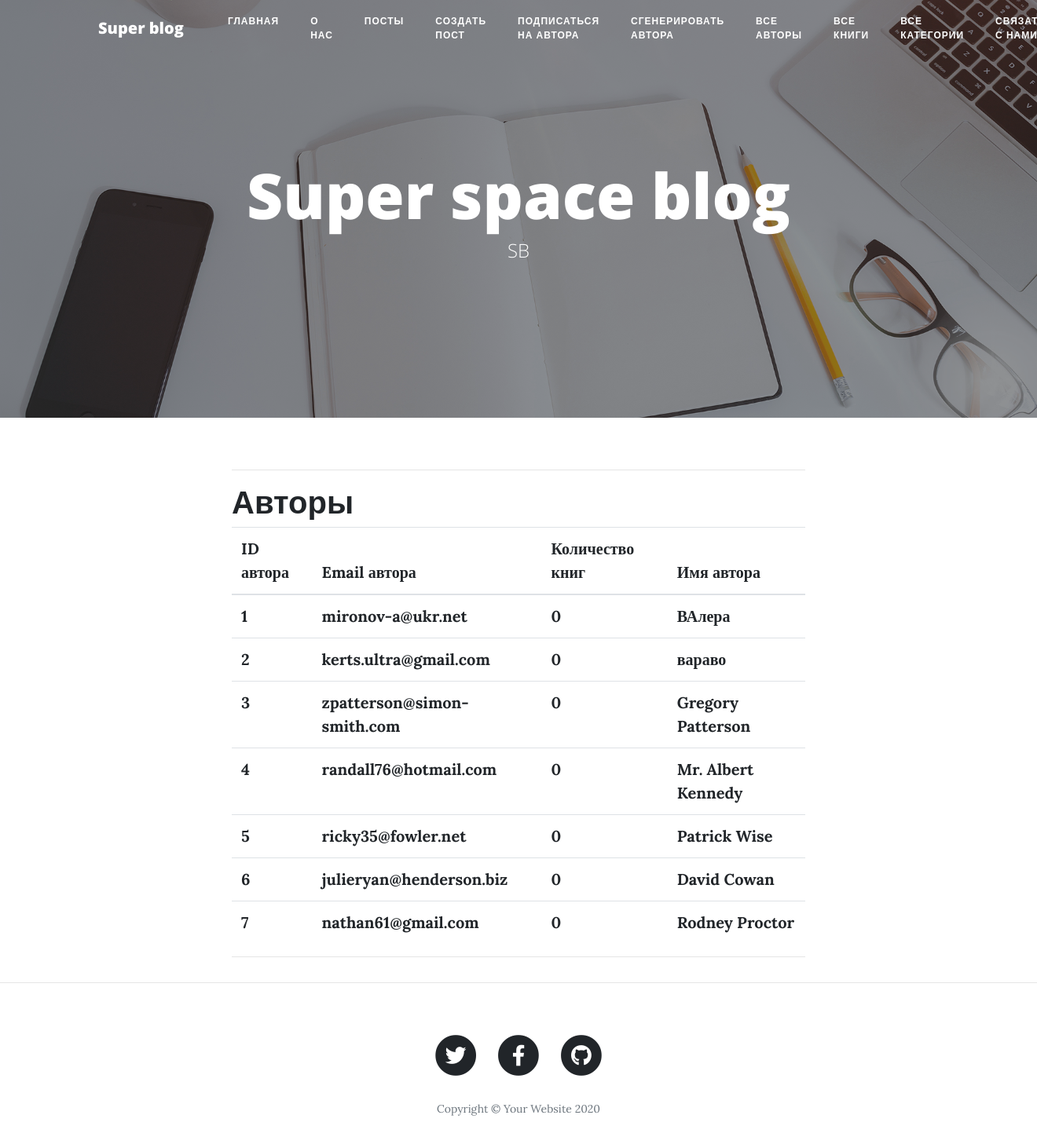
The page /authors/all/ on the database as committed earlier.
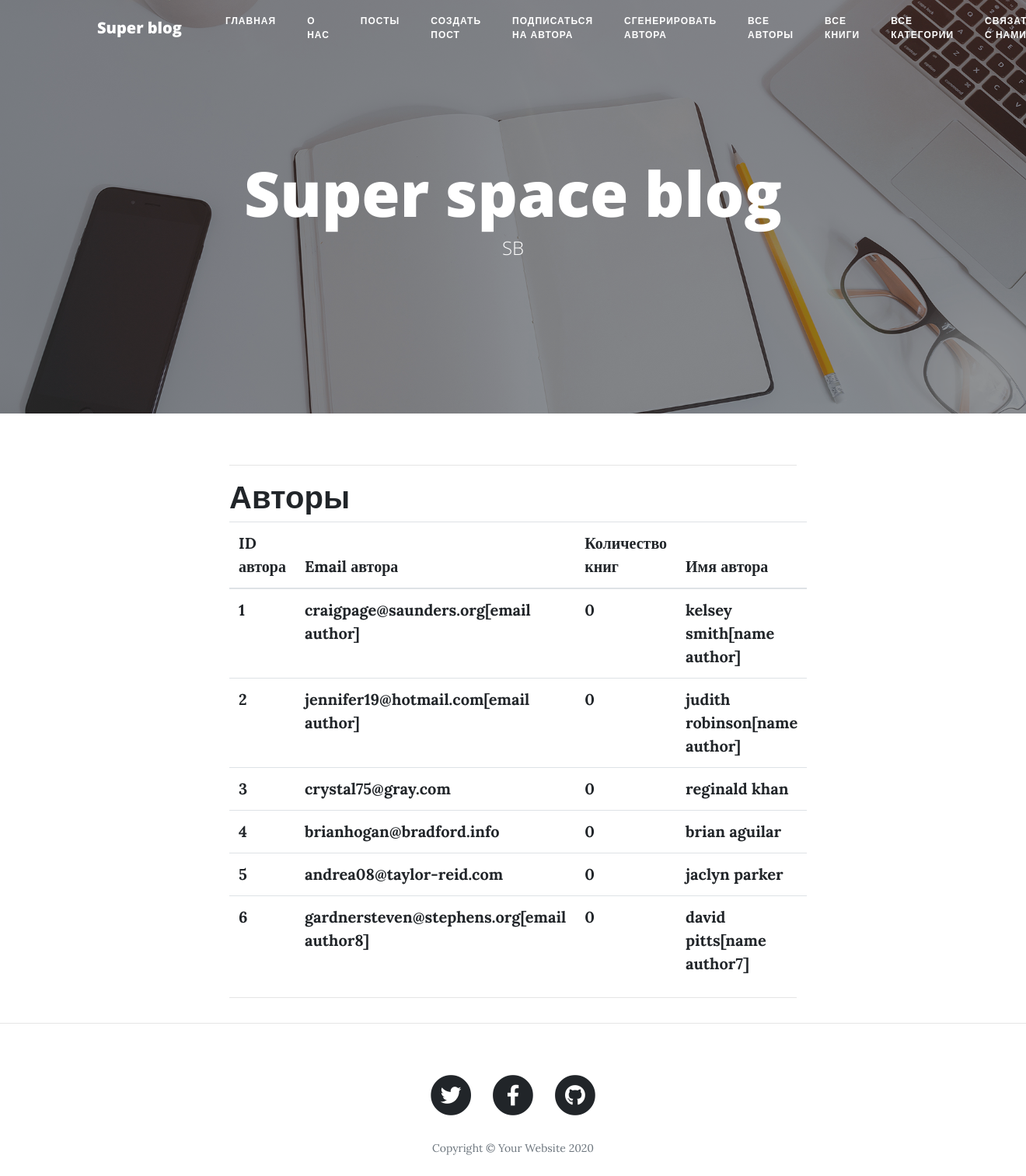
The same page on the database as committed later.
### main/models.py (models this page shows, shortened)
class Author(models.Model):
    class Meta:
        db_table = "tb_users"
        verbose_name_plural = "Авторы"
        verbose_name = "Автор"
    name = models.CharField("Имя автора", max_length=90)
    last_name = models.CharField("Фамилия автора", max_length=90, blank=True)
    email = models.EmailField("Почта автора", max_length=80)
    age = models.IntegerField(default=0)
    """Setup name and email fields types and lengths."""

### main/views.py (the view)
# urls.py: path('authors/all/', views.authors_all, name='authors_all'),
def authors_all(request):
    allauthors = Author.objects.all().prefetch_related("books")
    context = {"title": "Авторы", "authors": allauthors}
    return render(request, "main/authors_all.html", context)

### main/templates/main/authors_all.html (shortened to what this page needs)
{% extends "main/base.html" %}
{% block  content %}
    <h1>{{ title }}</h1>
    <div class="payload">
        <table class="table table-hover">
            <thead>
            <tr>
                <th scope="col"><span>ID автора</span></th>
                <th scope="col"><span>Email автора</th>
                <th scope="col"><span>Количество книг</th>
                <th scope="col"><span>Имя автора</th>
            </tr>
            </thead>
            <tbody>
            {% for author in authors %}
                <tr>
                    <th scope="row"><span>{{ author.id }}</span></th>
                    <th scope="row"><span>{{ author.email }}</span></th>
                    <th scope="row"><span>{{ author.books.count }}</span></th>
                    <th scope="row"><span>{{ author.name }}</span></th>
                </tr>
            {% endfor %}
            </tbody>
        </table>
    </div>
{% endblock %}

Rows that differ between the two databases and show on the page:
removed Author: id "7", email "nathan61@gmail.com", books.count "0", name "Rodney Proctor"
changed Author id 1: email "mironov-a@ukr.net" → "craigpage@saunders.org[email author]"; name "ВАлера" → "kelsey smith[name author]"
changed Author id 2: email "kerts.ultra@gmail.com" → "jennifer19@hotmail.com[email author]"; name "вараво" → "judith robinson[name author]"
changed Author id 3: email "zpatterson@simon-smith.com" → "crystal75@gray.com"; name "Gregory Patterson" → "reginald khan"
changed Author id 4: email "randall76@hotmail.com" → "brianhogan@bradford.info"; name "Mr. Albert Kennedy" → "brian aguilar"
changed Author id 5: email "ricky35@fowler.net" → "andrea08@taylor-reid.com"; name "Patrick Wise" → "jaclyn parker"
changed Author id 6: email "julieryan@henderson.biz" → "gardnersteven@stephens.org[email author8]"; name "David Cowan" → "david pitts[name author7]"
